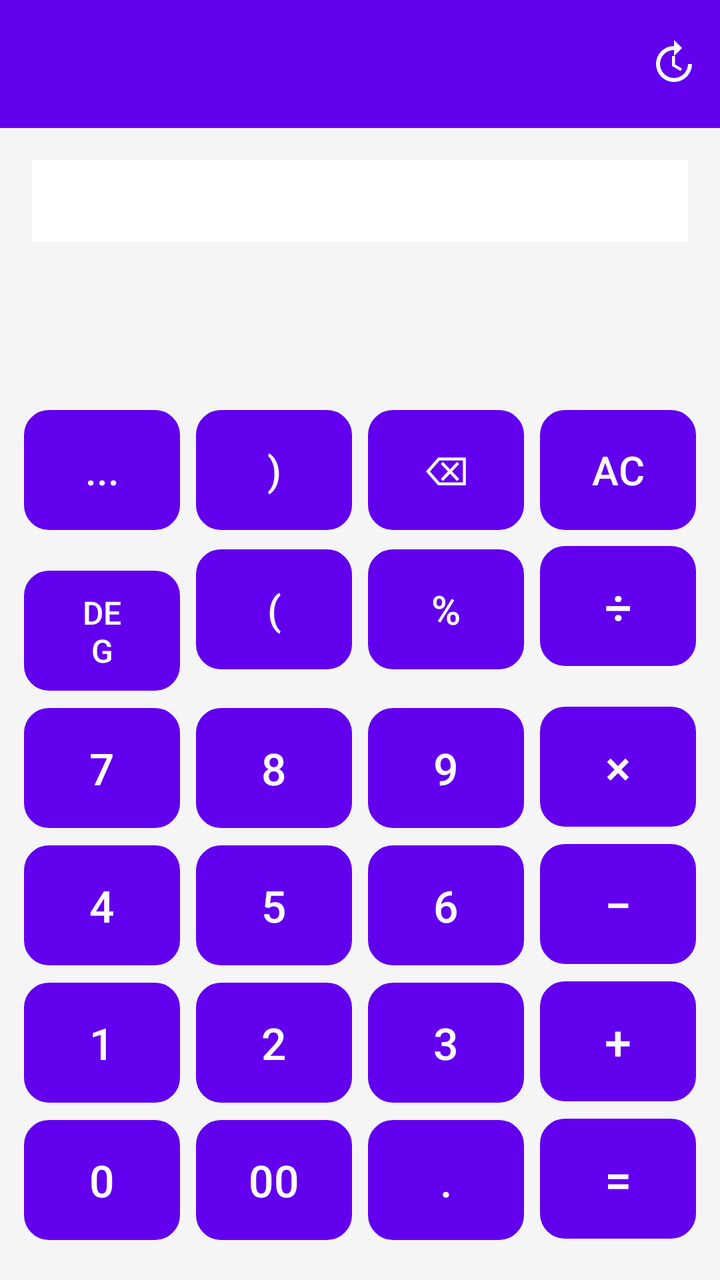
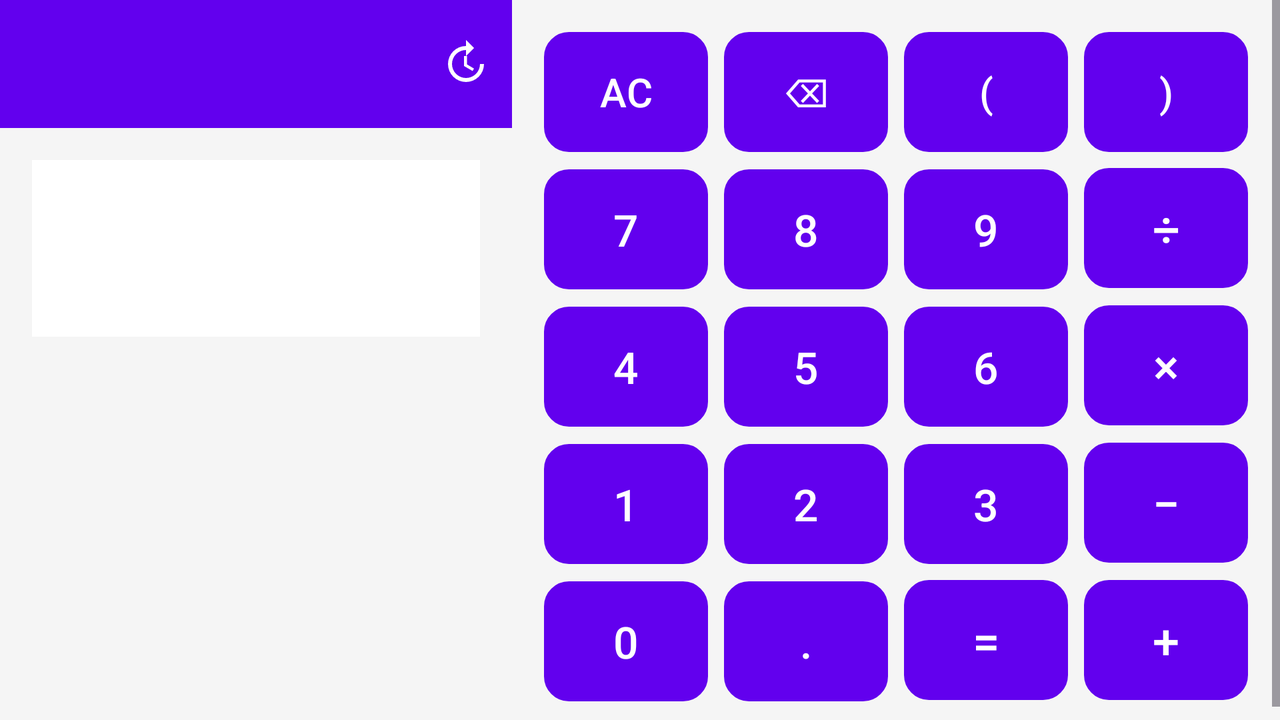

Two renders of one Android screen. The first uses the default layout on a phone; the second uses the alternative layout the repository ships for a different screen configuration, on a matching device. The two XML files are below.
<!-- AndroidManifest.xml: application theme Theme.AppCal -->
<!-- res/layout/activity_basic_calculator.xml -->
<LinearLayout xmlns:android="http://schemas.android.com/apk/res/android"
    xmlns:tools="http://schemas.android.com/tools"
    android:id="@+id/mainLayout"
    android:layout_width="match_parent"
    android:layout_height="match_parent"
    android:orientation="vertical"
    android:background="#F5F5F5"
    tools:context=".activities.BasicCalculatorActivity">

    
    <androidx.appcompat.widget.Toolbar
        android:id="@+id/toolbar"
        android:layout_width="match_parent"
        android:layout_height="?attr/actionBarSize"
        android:background="?attr/colorPrimary"
        android:theme="?attr/actionBarTheme"
        android:elevation="4dp"
        xmlns:app="http://schemas.android.com/apk/res-auto">

        
        <ImageButton
            android:id="@+id/buttonHistory"
            android:layout_width="wrap_content"
            android:layout_height="match_parent"
            android:layout_gravity="end"
            android:padding="12dp"
            android:background="?attr/selectableItemBackgroundBorderless"
            android:src="@drawable/ic_history"
            android:contentDescription="Lịch sử"
            app:tint="#FFFFFF" />
    </androidx.appcompat.widget.Toolbar>

    

    <LinearLayout
        android:layout_width="match_parent"
        android:layout_height="0dp"
        android:layout_weight="1"
        android:orientation="vertical"
        android:padding="16dp">

        
        <HorizontalScrollView
            android:id="@+id/inputScrollView"
            android:layout_width="match_parent"
            android:layout_height="match_parent"
            android:fillViewport="true"
            android:scrollbars="none">

            <TextView
                android:id="@+id/txtInput"
                android:layout_width="wrap_content"
                android:layout_height="match_parent"
                android:layout_marginBottom="8dp"
                android:background="@android:color/white"
                android:ellipsize="start"
                android:gravity="end|bottom"
                android:singleLine="true"
                android:padding="16dp"
                android:textColor="#212121"
                android:textSize="42sp" />
        </HorizontalScrollView>

    </LinearLayout>

    <TextView
        android:id="@+id/txtResult"
        android:layout_width="match_parent"
        android:layout_height="wrap_content"
        android:gravity="end"
        android:paddingEnd="16dp"
        android:textColor="#212121"
        android:textStyle="bold"
        android:textSize="45sp" />


    
    <LinearLayout
        android:layout_width="match_parent"
        android:layout_height="wrap_content"
        android:orientation="vertical"
        android:paddingStart="12dp"
        android:paddingEnd="12dp"
        android:paddingBottom="12dp"
        android:paddingTop="8dp">

        
        <GridLayout
            android:layout_width="match_parent"
            android:layout_height="wrap_content"
            android:columnCount="4"
            android:rowCount="1"
            android:layout_marginBottom="8dp">

            <Button
                android:id="@+id/buttonMore"
                style="?android:attr/borderlessButtonStyle"
                android:layout_width="0dp"
                android:layout_height="60dp"
                android:layout_columnWeight="1"
                android:text="..."
                android:textSize="20sp"
                android:textColor="#fffcfc"
                android:background="@drawable/button_background"
                android:layout_marginEnd="8dp" />

            <Button
                android:id="@+id/buttonParentheses"
                style="?android:attr/borderlessButtonStyle"
                android:layout_width="0dp"
                android:layout_height="60dp"
                android:layout_columnWeight="1"
                android:text=")"
                android:textSize="20sp"
                android:textColor="#fffcfc"
                android:background="@drawable/button_background"
                android:layout_marginEnd="8dp" />

            <Button
                android:id="@+id/buttonBackspace"
                style="?android:attr/borderlessButtonStyle"
                android:layout_width="0dp"
                android:layout_height="60dp"
                android:layout_columnWeight="1"
                android:text="⌫"
                android:textSize="20sp"
                android:textColor="#fffcfc"
                android:background="@drawable/button_background"
                android:layout_marginEnd="8dp" />

            <Button
                android:id="@+id/buttonClear"
                style="?android:attr/borderlessButtonStyle"
                android:layout_width="0dp"
                android:layout_height="60dp"
                android:layout_columnWeight="1"
                android:text="AC"
                android:textSize="20sp"
                android:textColor="#fffcfc"
                android:background="@drawable/button_background" />
        </GridLayout>

        
        <GridLayout
            android:layout_width="match_parent"
            android:layout_height="wrap_content"
            android:columnCount="4"
            android:rowCount="5">

            
            <Button
                android:id="@+id/buttonC"
                style="?android:attr/borderlessButtonStyle"
                android:layout_width="0dp"
                android:layout_height="60dp"
                android:layout_columnWeight="1"
                android:text="DEG"
                android:textSize="16sp"
                android:textColor="#fffcfc"
                android:background="@drawable/button_background"
                android:layout_marginEnd="8dp"
                android:layout_marginBottom="8dp" />

            <Button
                android:id="@+id/buttonOpenParentheses"
                style="?android:attr/borderlessButtonStyle"
                android:layout_width="0dp"
                android:layout_height="60dp"
                android:layout_columnWeight="1"
                android:text="("
                android:textSize="20sp"
                android:textColor="#fffcfc"
                android:background="@drawable/button_background"
                android:layout_marginEnd="8dp"
                android:layout_marginBottom="8dp" />

            <Button
                android:id="@+id/buttonPercent"
                style="?android:attr/borderlessButtonStyle"
                android:layout_width="0dp"
                android:layout_height="60dp"
                android:layout_columnWeight="1"
                android:text="%"
                android:textSize="20sp"
                android:textColor="#fffcfc"
                android:background="@drawable/button_background"
                android:layout_marginEnd="8dp"
                android:layout_marginBottom="8dp" />

            <Button
                android:id="@+id/buttonDivide"
                style="?android:attr/borderlessButtonStyle"
                android:layout_width="0dp"
                android:layout_height="60dp"
                android:layout_columnWeight="1"
                android:text="÷"
                android:textSize="24sp"
                android:textColor="#fffcfc"
                android:background="@drawable/button_background"
                android:layout_marginBottom="8dp" />

            
            <Button
                android:id="@+id/button7"
                style="?android:attr/borderlessButtonStyle"
                android:layout_width="0dp"
                android:layout_height="60dp"
                android:layout_columnWeight="1"
                android:text="7"
                android:textSize="22sp"
                android:textColor="#fffcfc"
                android:background="@drawable/button_background"
                android:layout_marginEnd="8dp"
                android:layout_marginBottom="8dp" />

            <Button
                android:id="@+id/button8"
                style="?android:attr/borderlessButtonStyle"
                android:layout_width="0dp"
                android:layout_height="60dp"
                android:layout_columnWeight="1"
                android:text="8"
                android:textSize="22sp"
                android:textColor="#fffcfc"
                android:background="@drawable/button_background"
                android:layout_marginEnd="8dp"
                android:layout_marginBottom="8dp" />

            <Button
                android:id="@+id/button9"
                style="?android:attr/borderlessButtonStyle"
                android:layout_width="0dp"
                android:layout_height="60dp"
                android:layout_columnWeight="1"
                android:text="9"
                android:textSize="22sp"
                android:textColor="#fffcfc"
                android:background="@drawable/button_background"
                android:layout_marginEnd="8dp"
                android:layout_marginBottom="8dp" />

            <Button
                android:id="@+id/buttonMultiply"
                style="?android:attr/borderlessButtonStyle"
                android:layout_width="0dp"
                android:layout_height="60dp"
                android:layout_columnWeight="1"
                android:text="×"
                android:textSize="24sp"
                android:textColor="#fffcfc"
                android:background="@drawable/button_background"
                android:layout_marginBottom="8dp" />

            
            <Button
                android:id="@+id/button4"
                style="?android:attr/borderlessButtonStyle"
                android:layout_width="0dp"
                android:layout_height="60dp"
                android:layout_columnWeight="1"
                android:text="4"
                android:textSize="22sp"
                android:textColor="#fffcfc"
                android:background="@drawable/button_background"
                android:layout_marginEnd="8dp"
                android:layout_marginBottom="8dp" />

            <Button
                android:id="@+id/button5"
                style="?android:attr/borderlessButtonStyle"
                android:layout_width="0dp"
                android:layout_height="60dp"
                android:layout_columnWeight="1"
                android:text="5"
                android:textSize="22sp"
                android:textColor="#fffcfc"
                android:background="@drawable/button_background"
                android:layout_marginEnd="8dp"
                android:layout_marginBottom="8dp" />

            <Button
                android:id="@+id/button6"
                style="?android:attr/borderlessButtonStyle"
                android:layout_width="0dp"
                android:layout_height="60dp"
                android:layout_columnWeight="1"
                android:text="6"
                android:textSize="22sp"
                android:textColor="#fffcfc"
                android:background="@drawable/button_background"
                android:layout_marginEnd="8dp"
                android:layout_marginBottom="8dp" />

            <Button
                android:id="@+id/buttonSubtract"
                style="?android:attr/borderlessButtonStyle"
                android:layout_width="0dp"
                android:layout_height="60dp"
                android:layout_columnWeight="1"
                android:text="−"
                android:textSize="24sp"
                android:textColor="#fffcfc"
                android:background="@drawable/button_background"
                android:layout_marginBottom="8dp" />

            
            <Button
                android:id="@+id/button1"
                style="?android:attr/borderlessButtonStyle"
                android:layout_width="0dp"
                android:layout_height="60dp"
                android:layout_columnWeight="1"
                android:text="1"
                android:textSize="22sp"
                android:textColor="#fffcfc"
                android:background="@drawable/button_background"
                android:layout_marginEnd="8dp"
                android:layout_marginBottom="8dp" />

            <Button
                android:id="@+id/button2"
                style="?android:attr/borderlessButtonStyle"
                android:layout_width="0dp"
                android:layout_height="60dp"
                android:layout_columnWeight="1"
                android:text="2"
                android:textSize="22sp"
                android:textColor="#fffcfc"
                android:background="@drawable/button_background"
                android:layout_marginEnd="8dp"
                android:layout_marginBottom="8dp" />

            <Button
                android:id="@+id/button3"
                style="?android:attr/borderlessButtonStyle"
                android:layout_width="0dp"
                android:layout_height="60dp"
                android:layout_columnWeight="1"
                android:text="3"
                android:textSize="22sp"
                android:textColor="#fffcfc"
                android:background="@drawable/button_background"
                android:layout_marginEnd="8dp"
                android:layout_marginBottom="8dp" />

            <Button
                android:id="@+id/buttonAdd"
                style="?android:attr/borderlessButtonStyle"
                android:layout_width="0dp"
                android:layout_height="60dp"
                android:layout_columnWeight="1"
                android:text="+"
                android:textSize="24sp"
                android:textColor="#fffcfc"
                android:background="@drawable/button_background"
                android:layout_marginBottom="8dp" />

            
            <Button
                android:id="@+id/button0"
                style="?android:attr/borderlessButtonStyle"
                android:layout_width="0dp"
                android:layout_height="60dp"
                android:layout_columnWeight="1"
                android:text="0"
                android:textSize="22sp"
                android:textColor="#fffcfc"
                android:background="@drawable/button_background"
                android:layout_marginEnd="8dp"
                android:layout_marginBottom="8dp" />

            <Button
                android:id="@+id/button00"
                style="?android:attr/borderlessButtonStyle"
                android:layout_width="0dp"
                android:layout_height="60dp"
                android:layout_columnWeight="1"
                android:text="00"
                android:textSize="22sp"
                android:textColor="#fffcfc"
                android:background="@drawable/button_background"
                android:layout_marginEnd="8dp"
                android:layout_marginBottom="8dp" />

            <Button
                android:id="@+id/buttonDot"
                style="?android:attr/borderlessButtonStyle"
                android:layout_width="0dp"
                android:layout_height="60dp"
                android:layout_columnWeight="1"
                android:text="."
                android:textSize="22sp"
                android:textColor="#fffcfc"
                android:background="@drawable/button_background"
                android:layout_marginEnd="8dp"
                android:layout_marginBottom="8dp" />

            <Button
                android:id="@+id/buttonEquals"
                style="?android:attr/borderlessButtonStyle"
                android:layout_width="0dp"
                android:layout_height="60dp"
                android:layout_columnWeight="1"
                android:text="="
                android:textSize="24sp"
                android:textColor="#fffcfc"
                android:background="@drawable/button_bang"
                android:layout_marginBottom="8dp" />
        </GridLayout>
    </LinearLayout>
</LinearLayout>
<!-- resources referenced by this layout -->
<resources>
  <!-- drawable button_background (drawable) -->
  <?xml version="1.0" encoding="utf-8"?>
  <shape xmlns:android="http://schemas.android.com/apk/res/android">
      <solid android:color="#9575CD" /> 
      <corners android:radius="12dp" />
      <stroke android:width="1dp" android:color="#B0BEC5" />
      <padding android:left="8dp" android:top="4dp" android:right="8dp" android:bottom="4dp" />
  </shape>
  <!-- drawable button_bang (drawable) -->
  <?xml version="1.0" encoding="utf-8"?>
  <shape xmlns:android="http://schemas.android.com/apk/res/android">
      <solid android:color="#4d9dff" /> 
      <corners android:radius="12dp" />
      <stroke android:width="1dp" android:color="#B0BEC5" />
      <padding android:left="8dp" android:top="4dp" android:right="8dp" android:bottom="4dp" />
  </shape>
  <!-- drawable ic_history (drawable) -->
  <vector xmlns:android="http://schemas.android.com/apk/res/android"
      android:width="24dp" android:height="24dp"
      android:viewportWidth="24.0" android:viewportHeight="24.0">
      <path
          android:fillColor="#FFFFFF"
          android:pathData="M13,3a9,9 0 1,0 9,9h-2a7,7 0 1,1 -7,-7v3l4,-4 -4,-4v3zM12,8v5l4.3,2.5 0.7,-1.2 -3.5,-2.1V8h-1.5z"/>
  </vector>
  <!-- from res/values-v23/ -->
  <style name="Theme.AppCal" parent="Base.Theme.AppCal">
          
          <item name="android:navigationBarColor">@android:color/transparent</item>
          <item name="android:statusBarColor">@android:color/transparent</item>
          <item name="android:windowLightStatusBar">?attr/isLightTheme</item>
      </style>
  <style name="Base.Theme.AppCal" parent="Theme.Material3.DayNight.NoActionBar">
  
          
          <item name="colorPrimary">@color/colorPrimary</item>
          <item name="colorOnPrimary">@color/white</item>
  
          
          <item name="colorSecondary">@color/colorAccent</item>
          <item name="colorOnSecondary">@color/black</item>
  
          
          <item name="android:colorBackground">@color/white</item>
          <item name="android:windowBackground">@color/white</item>
          <item name="colorSurface">@color/white</item>
          <item name="colorOnSurface">@color/black</item>
  
          
          <item name="android:navigationBarColor">@color/white</item>
          <item name="android:statusBarColor">@color/colorPrimaryDark</item>
          <item name="android:windowLightStatusBar">true</item>
      </style>
  <color name="colorPrimary">#6200EE</color>
  <color name="white">#FFFFFF</color>
  <color name="colorAccent">#03DAC5</color>
  <color name="black">#000000</color>
  <color name="colorPrimaryDark">#3700B3</color>
</resources>
<!-- res/layout-land/activity_basic_calculator.xml (the repository's variant of the layout above) -->
<!-- drawn on the phone turned sideways -->
<?xml version="1.0" encoding="utf-8"?>
<LinearLayout xmlns:android="http://schemas.android.com/apk/res/android"
    xmlns:tools="http://schemas.android.com/tools"
    xmlns:app="http://schemas.android.com/apk/res-auto"
    android:id="@+id/mainLayout"
    android:layout_width="match_parent"
    android:layout_height="match_parent"
    android:orientation="horizontal"
    android:background="#F5F5F5"
    tools:context=".activities.BasicCalculatorActivity">

    
    <LinearLayout
        android:layout_width="0dp"
        android:layout_height="match_parent"
        android:layout_weight="2"
        android:orientation="vertical">

        
        <androidx.appcompat.widget.Toolbar
            android:id="@+id/toolbar"
            android:layout_width="match_parent"
            android:layout_height="?attr/actionBarSize"
            android:background="?attr/colorPrimary"
            android:theme="?attr/actionBarTheme"
            android:elevation="4dp">

            <ImageButton
                android:id="@+id/buttonHistory"
                android:layout_width="wrap_content"
                android:layout_height="match_parent"
                android:layout_gravity="end"
                android:padding="12dp"
                android:background="?attr/selectableItemBackgroundBorderless"
                android:src="@drawable/ic_history"
                android:contentDescription="Lịch sử"
                app:tint="#FFFFFF" />
        </androidx.appcompat.widget.Toolbar>

        
        <LinearLayout
            android:layout_width="match_parent"
            android:layout_height="0dp"
            android:layout_weight="1"
            android:orientation="vertical"
            android:padding="16dp">

            <HorizontalScrollView
                android:id="@+id/inputScrollView"
                android:layout_width="match_parent"
                android:layout_height="wrap_content"
                android:fillViewport="true"
                android:scrollbars="none">

                <EditText
                    android:id="@+id/txtInput"
                    android:layout_width="wrap_content"
                    android:layout_height="wrap_content"
                    android:background="@android:color/white"
                    android:ellipsize="start"
                    android:gravity="end|bottom"
                    android:singleLine="true"
                    android:padding="16dp"
                    android:textColor="#212121"
                    android:textSize="42sp"
                    android:cursorVisible="true"
                    android:focusable="true"
                    android:focusableInTouchMode="true"
                    android:inputType="textVisiblePassword"
                    android:textIsSelectable="true" />
            </HorizontalScrollView>

            <TextView
                android:id="@+id/txtResult"
                android:layout_width="match_parent"
                android:layout_height="wrap_content"
                android:gravity="end"
                android:paddingEnd="16dp"
                android:textColor="#212121"
                android:textStyle="bold"
                android:textSize="45sp" />
        </LinearLayout>
    </LinearLayout>

    
    <ScrollView
        android:layout_width="0dp"
        android:layout_height="match_parent"
        android:layout_weight="3">

        <LinearLayout
            android:layout_width="match_parent"
            android:layout_height="wrap_content"
            android:orientation="vertical"
            android:padding="12dp">

            <GridLayout
                android:layout_width="match_parent"
                android:layout_height="wrap_content"
                android:columnCount="4"
                android:alignmentMode="alignMargins"
                android:useDefaultMargins="true">

                
                <Button
                    android:id="@+id/buttonClear"
                    android:layout_width="0dp"
                    android:layout_height="60dp"
                    android:layout_columnWeight="1"
                    android:text="AC"
                    android:textSize="20sp"
                    android:textColor="#ffffff"
                    android:background="@drawable/button_background" />

                <Button
                    android:id="@+id/buttonBackspace"
                    android:layout_width="0dp"
                    android:layout_height="60dp"
                    android:layout_columnWeight="1"
                    android:text="⌫"
                    android:textSize="20sp"
                    android:textColor="#ffffff"
                    android:background="@drawable/button_background" />

                <Button
                    android:id="@+id/buttonOpenParentheses"
                    android:layout_width="0dp"
                    android:layout_height="60dp"
                    android:layout_columnWeight="1"
                    android:text="("
                    android:textSize="20sp"
                    android:textColor="#ffffff"
                    android:background="@drawable/button_background" />

                <Button
                    android:id="@+id/buttonParentheses"
                    android:layout_width="0dp"
                    android:layout_height="60dp"
                    android:layout_columnWeight="1"
                    android:text=")"
                    android:textSize="20sp"
                    android:textColor="#ffffff"
                    android:background="@drawable/button_background" />

                
                <Button
                    android:id="@+id/button7"
                    android:layout_width="0dp"
                    android:layout_height="60dp"
                    android:layout_columnWeight="1"
                    android:text="7"
                    android:textSize="22sp"
                    android:textColor="#ffffff"
                    android:background="@drawable/button_background" />

                <Button
                    android:id="@+id/button8"
                    android:layout_width="0dp"
                    android:layout_height="60dp"
                    android:layout_columnWeight="1"
                    android:text="8"
                    android:textSize="22sp"
                    android:textColor="#ffffff"
                    android:background="@drawable/button_background" />

                <Button
                    android:id="@+id/button9"
                    android:layout_width="0dp"
                    android:layout_height="60dp"
                    android:layout_columnWeight="1"
                    android:text="9"
                    android:textSize="22sp"
                    android:textColor="#ffffff"
                    android:background="@drawable/button_background" />

                <Button
                    android:id="@+id/buttonDivide"
                    android:layout_width="0dp"
                    android:layout_height="60dp"
                    android:layout_columnWeight="1"
                    android:text="÷"
                    android:textSize="24sp"
                    android:textColor="#ffffff"
                    android:background="@drawable/button_background" />

                
                <Button
                    android:id="@+id/button4"
                    android:layout_width="0dp"
                    android:layout_height="60dp"
                    android:layout_columnWeight="1"
                    android:text="4"
                    android:textSize="22sp"
                    android:textColor="#ffffff"
                    android:background="@drawable/button_background" />

                <Button
                    android:id="@+id/button5"
                    android:layout_width="0dp"
                    android:layout_height="60dp"
                    android:layout_columnWeight="1"
                    android:text="5"
                    android:textSize="22sp"
                    android:textColor="#ffffff"
                    android:background="@drawable/button_background" />

                <Button
                    android:id="@+id/button6"
                    android:layout_width="0dp"
                    android:layout_height="60dp"
                    android:layout_columnWeight="1"
                    android:text="6"
                    android:textSize="22sp"
                    android:textColor="#ffffff"
                    android:background="@drawable/button_background" />

                <Button
                    android:id="@+id/buttonMultiply"
                    android:layout_width="0dp"
                    android:layout_height="60dp"
                    android:layout_columnWeight="1"
                    android:text="×"
                    android:textSize="24sp"
                    android:textColor="#ffffff"
                    android:background="@drawable/button_background" />

                
                <Button
                    android:id="@+id/button1"
                    android:layout_width="0dp"
                    android:layout_height="60dp"
                    android:layout_columnWeight="1"
                    android:text="1"
                    android:textSize="22sp"
                    android:textColor="#ffffff"
                    android:background="@drawable/button_background" />

                <Button
                    android:id="@+id/button2"
                    android:layout_width="0dp"
                    android:layout_height="60dp"
                    android:layout_columnWeight="1"
                    android:text="2"
                    android:textSize="22sp"
                    android:textColor="#ffffff"
                    android:background="@drawable/button_background" />

                <Button
                    android:id="@+id/button3"
                    android:layout_width="0dp"
                    android:layout_height="60dp"
                    android:layout_columnWeight="1"
                    android:text="3"
                    android:textSize="22sp"
                    android:textColor="#ffffff"
                    android:background="@drawable/button_background" />

                <Button
                    android:id="@+id/buttonSubtract"
                    android:layout_width="0dp"
                    android:layout_height="60dp"
                    android:layout_columnWeight="1"
                    android:text="−"
                    android:textSize="24sp"
                    android:textColor="#ffffff"
                    android:background="@drawable/button_background" />

                
                <Button
                    android:id="@+id/button0"
                    android:layout_width="0dp"
                    android:layout_height="60dp"
                    android:layout_columnWeight="1"
                    android:text="0"
                    android:textSize="22sp"
                    android:textColor="#ffffff"
                    android:background="@drawable/button_background" />

                <Button
                    android:id="@+id/buttonDot"
                    android:layout_width="0dp"
                    android:layout_height="60dp"
                    android:layout_columnWeight="1"
                    android:text="."
                    android:textSize="22sp"
                    android:textColor="#ffffff"
                    android:background="@drawable/button_background" />

                <Button
                    android:id="@+id/buttonEquals"
                    android:layout_width="0dp"
                    android:layout_height="60dp"
                    android:layout_columnWeight="1"
                    android:text="="
                    android:textSize="24sp"
                    android:textColor="#ffffff"
                    android:background="@drawable/button_bang" />

                <Button
                    android:id="@+id/buttonAdd"
                    android:layout_width="0dp"
                    android:layout_height="60dp"
                    android:layout_columnWeight="1"
                    android:text="+"
                    android:textSize="24sp"
                    android:textColor="#ffffff"
                    android:background="@drawable/button_background" />
            </GridLayout>
        </LinearLayout>
    </ScrollView>
</LinearLayout>
